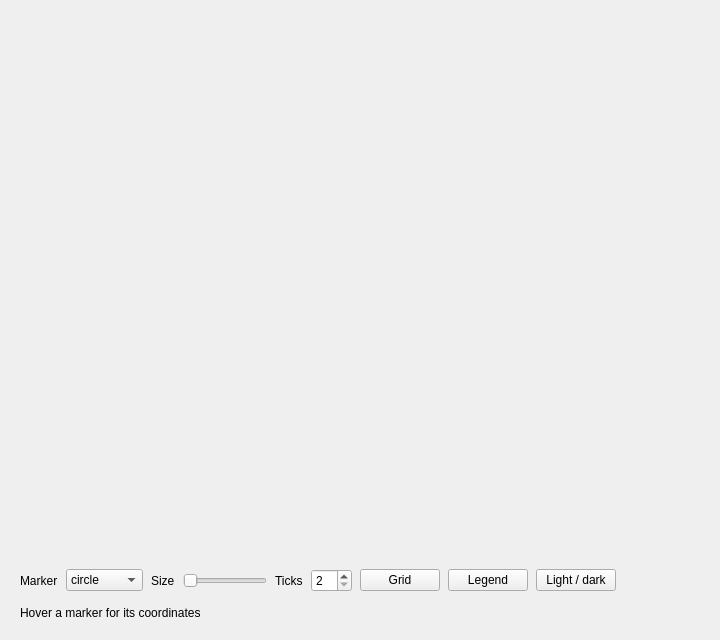
<?xml version="1.0" encoding="UTF-8"?>
<ui version="4.0">
 <class>MainWindow</class>
 <widget class="QMainWindow" name="MainWindow">
  <property name="geometry">
   <rect>
    <x>0</x>
    <y>0</y>
    <width>720</width>
    <height>640</height>
   </rect>
  </property>
  <property name="windowTitle">
   <string>QCustomScatterChart Showcase</string>
  </property>
  <widget class="QWidget" name="centralwidget">
   <layout class="QVBoxLayout" name="rootLayout" stretch="2,1,0,0">
    <property name="spacing">
     <number>14</number>
    </property>
    <property name="leftMargin">
     <number>20</number>
    </property>
    <property name="topMargin">
     <number>20</number>
    </property>
    <property name="rightMargin">
     <number>20</number>
    </property>
    <property name="bottomMargin">
     <number>20</number>
    </property>
    <item>
     <widget class="QCustomScatterChart" name="chart">
      <property name="minimumSize">
       <size>
        <width>0</width>
        <height>280</height>
       </size>
      </property>
      <property name="xAxisTitle" stdset="0">
       <string>Session</string>
      </property>
      <property name="yAxisTitle" stdset="0">
       <string>Score</string>
      </property>
     </widget>
    </item>
    <item>
     <widget class="QCustomScatterChart" name="bubbles">
      <property name="minimumSize">
       <size>
        <width>0</width>
        <height>200</height>
       </size>
      </property>
      <property name="xAxisTitle" stdset="0">
       <string>Quarter</string>
      </property>
      <property name="yAxisTitle" stdset="0">
       <string>Revenue</string>
      </property>
      <property name="markerOpacity" stdset="0">
       <double>0.550000000000000</double>
      </property>
     </widget>
    </item>
    <item>
     <layout class="QHBoxLayout" name="controlsRow">
      <property name="spacing">
       <number>8</number>
      </property>
      <item>
       <widget class="QLabel" name="markerLabel">
        <property name="text">
         <string>Marker</string>
        </property>
       </widget>
      </item>
      <item>
       <widget class="QComboBox" name="shapeCombo">
        <item>
         <property name="text">
          <string>circle</string>
         </property>
        </item>
        <item>
         <property name="text">
          <string>square</string>
         </property>
        </item>
        <item>
         <property name="text">
          <string>diamond</string>
         </property>
        </item>
        <item>
         <property name="text">
          <string>triangle</string>
         </property>
        </item>
       </widget>
      </item>
      <item>
       <widget class="QLabel" name="sizeLabel">
        <property name="text">
         <string>Size</string>
        </property>
       </widget>
      </item>
      <item>
       <widget class="QSlider" name="sizeSlider">
        <property name="minimum">
         <number>3</number>
        </property>
        <property name="maximum">
         <number>24</number>
        </property>
        <property name="orientation">
         <enum>Qt::Horizontal</enum>
        </property>
       </widget>
      </item>
      <item>
       <widget class="QLabel" name="ticksLabel">
        <property name="text">
         <string>Ticks</string>
        </property>
       </widget>
      </item>
      <item>
       <widget class="QSpinBox" name="tickSpin">
        <property name="minimum">
         <number>2</number>
        </property>
        <property name="maximum">
         <number>12</number>
        </property>
       </widget>
      </item>
      <item>
       <widget class="QPushButton" name="gridBtn">
        <property name="text">
         <string>Grid</string>
        </property>
       </widget>
      </item>
      <item>
       <widget class="QPushButton" name="legendBtn">
        <property name="text">
         <string>Legend</string>
        </property>
       </widget>
      </item>
      <item>
       <widget class="QPushButton" name="themeBtn">
        <property name="text">
         <string>Light / dark</string>
        </property>
       </widget>
      </item>
      <item>
       <spacer name="controlsSpacer">
        <property name="orientation">
         <enum>Qt::Horizontal</enum>
        </property>
        <property name="sizeHint" stdset="0">
         <size>
          <width>10</width>
          <height>10</height>
         </size>
        </property>
       </spacer>
      </item>
     </layout>
    </item>
    <item>
     <widget class="QLabel" name="statusLabel">
      <property name="text">
       <string>Hover a marker for its coordinates</string>
      </property>
     </widget>
    </item>
   </layout>
  </widget>
 </widget>
 <customwidgets>
  <customwidget>
   <class>QCustomScatterChart</class>
   <extends>QWidget</extends>
   <header location="global">Custom_Widgets.QCustomScatterChart.h</header>
  </customwidget>
 </customwidgets>
 <resources/>
 <connections/>
</ui>
